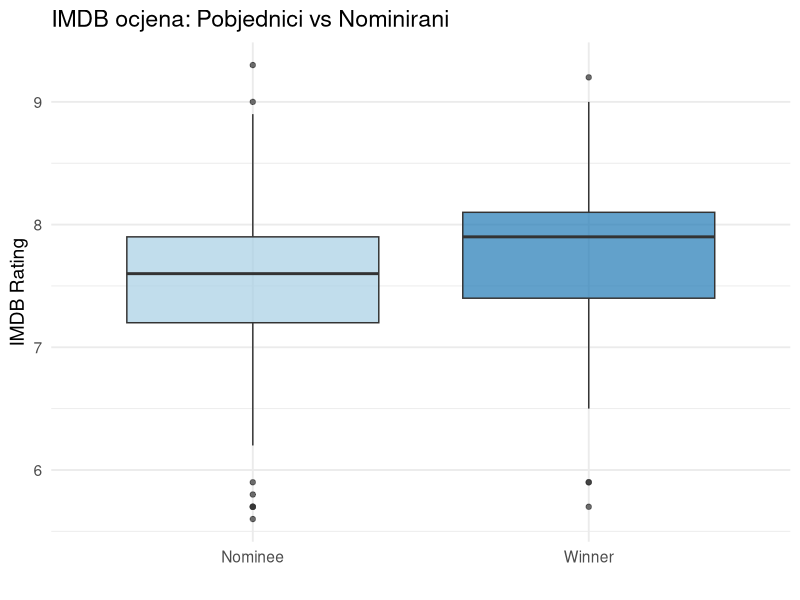
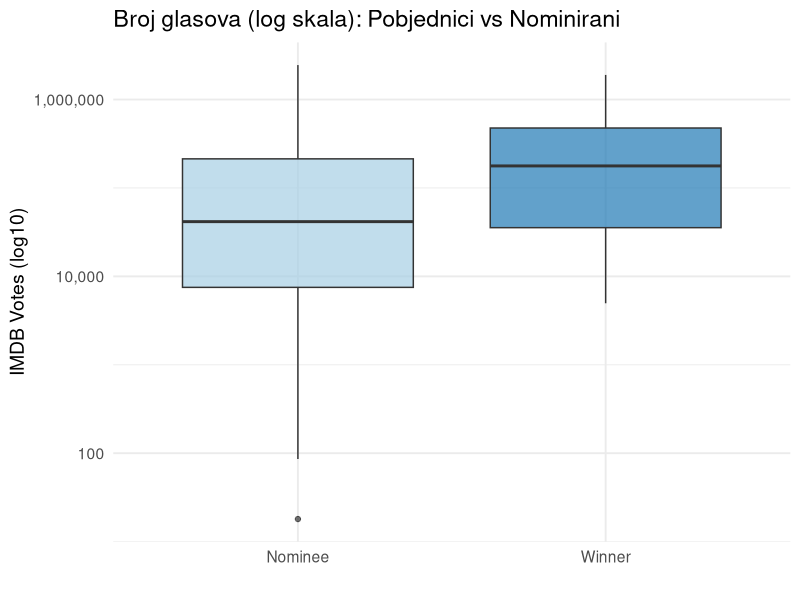
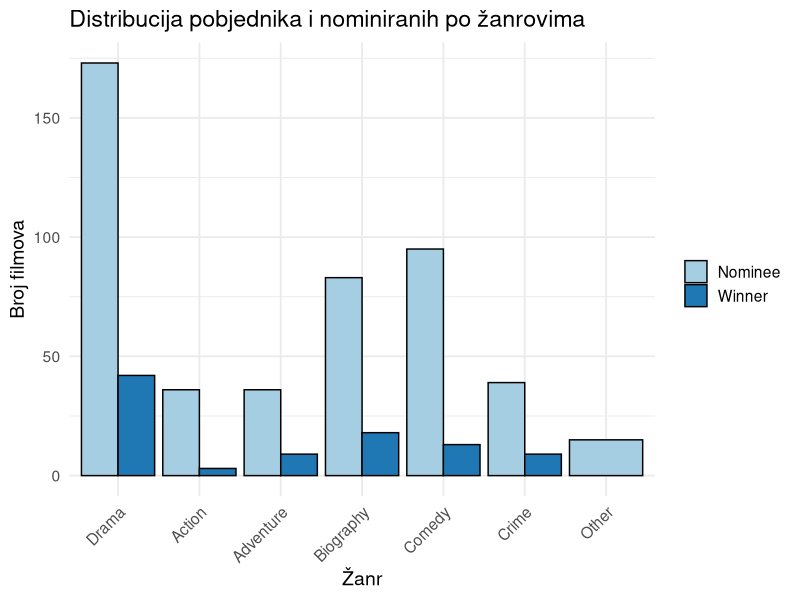
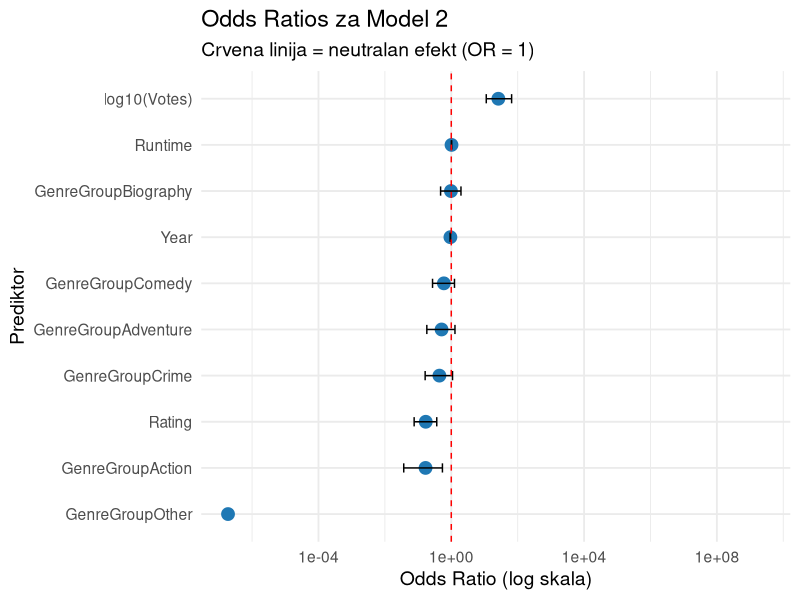
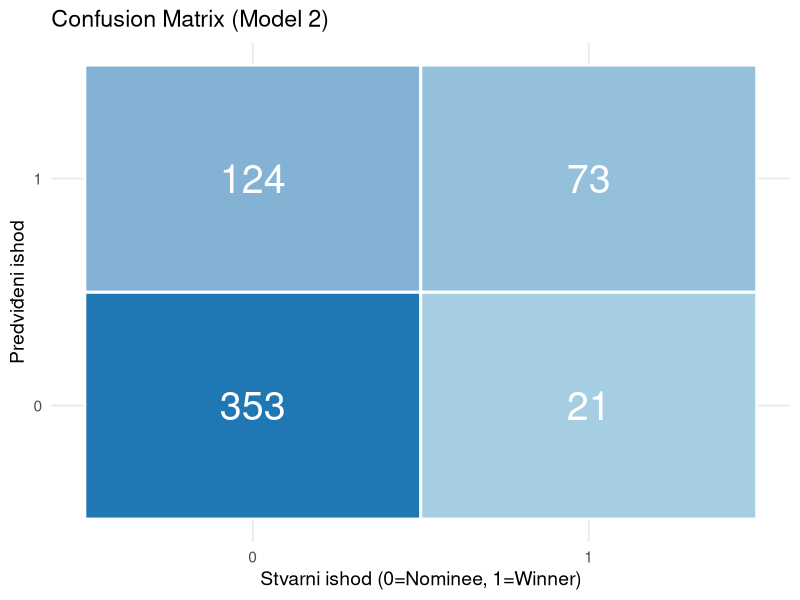
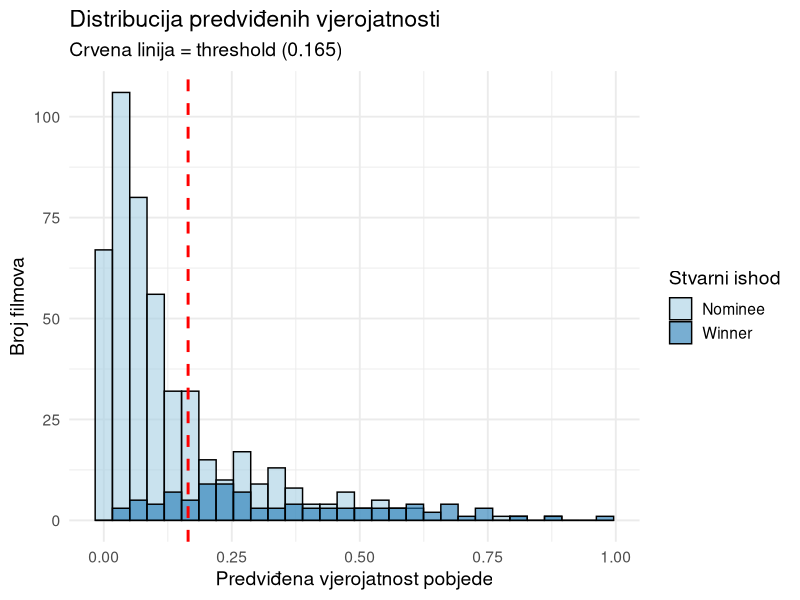

The R script that drew these images, in order:
## ---- chunk 1
library(dplyr)
library(readr)
library(tidyr)
library(ggplot2)
library(scales)

knitr::opts_chunk$set(echo = TRUE, warning = FALSE, message = FALSE)
## ---- chunk 2
data <- read.csv("oscars_dataset.csv", sep=";")

# Kreiranje binarne varijable ishoda
# IsWinner = 1 (pobjednik), IsWinner = 0 (nominiran bez pobjede)
data$IsWinner <- ifelse(data$Award == "Winner", 1, 0)

# Čišćenje i pretvaranje varijabli
data$Rating <- as.numeric(data$IMDB.Rating)
data$Votes <- as.numeric(gsub(",", "", data$IMDB.Votes))
data$Runtime <- as.numeric(data$Movie.Time)
data$Year <- as.numeric(data$Year.of.Release)

# Grupiranje rijetkih žanrova
common_genres <- c("Action", "Adventure", "Biography", 
                   "Comedy", "Crime", "Drama")
data$GenreGroup <- ifelse(data$Main.Genre %in% common_genres,
                          data$Main.Genre, "Other")
data$GenreGroup <- factor(data$GenreGroup, 
                          levels = c("Drama", "Action", "Adventure", 
                                     "Biography", "Comedy", "Crime", "Other"))
## ---- chunk 3
model_data <- data %>%
  dplyr::select(IsWinner, Rating, Votes, Runtime, Year, GenreGroup) %>%
  na.omit()

cat("Broj filmova u analizi:", nrow(model_data), "\n")
cat("Broj pobjednika:", sum(model_data$IsWinner), "\n")
cat("Broj nominiranih (bez pobjede):", sum(model_data$IsWinner == 0), "\n")
## ---- chunk 4
cat("Pobjednici - Mean:", 
    mean(model_data$Rating[model_data$IsWinner == 1]), "\n")
cat("Nominirani - Mean:", 
    mean(model_data$Rating[model_data$IsWinner == 0]), "\n")

t_rating <- t.test(Rating ~ IsWinner, data = model_data)
print(t_rating)
## ---- chunk 5
ggplot(model_data, aes(x = factor(IsWinner, labels = c("Nominee", "Winner")), 
                       y = Rating, fill = factor(IsWinner))) +
  geom_boxplot(alpha = 0.7) +
  scale_fill_manual(values = c("0" = "#a6cee3", "1" = "#1f78b4")) +
  theme_minimal(base_size = 14) +
  labs(title = "IMDB ocjena: Pobjednici vs Nominirani",
       x = "", y = "IMDB Rating") +
  theme(legend.position = "none")
## ---- chunk 6
cat("Pobjednici - Median votes:", 
    median(model_data$Votes[model_data$IsWinner == 1]), "\n")
cat("Nominirani - Median votes:", 
    median(model_data$Votes[model_data$IsWinner == 0]), "\n")

wilcox_votes <- wilcox.test(Votes ~ IsWinner, data = model_data)
print(wilcox_votes)
## ---- chunk 7
ggplot(model_data, aes(x = factor(IsWinner, labels = c("Nominee", "Winner")), 
                       y = Votes, fill = factor(IsWinner))) +
  geom_boxplot(alpha = 0.7) +
  scale_y_log10(labels = comma) +
  scale_fill_manual(values = c("0" = "#a6cee3", "1" = "#1f78b4")) +
  theme_minimal(base_size = 14) +
  labs(title = "Broj glasova (log skala): Pobjednici vs Nominirani",
       x = "", y = "IMDB Votes (log10)") +
  theme(legend.position = "none")
## ---- chunk 8
cat("Pobjednici - Mean runtime:", 
    mean(model_data$Runtime[model_data$IsWinner == 1]), "\n")
cat("Nominirani - Mean runtime:", 
    mean(model_data$Runtime[model_data$IsWinner == 0]), "\n")

t_runtime <- t.test(Runtime ~ IsWinner, data = model_data)
print(t_runtime)
## ---- chunk 9
genre_winner_table <- table(model_data$GenreGroup, model_data$IsWinner)
addmargins(genre_winner_table)

chisq_genre <- chisq.test(genre_winner_table)
print(chisq_genre)
## ---- chunk 10
genre_plot_data <- model_data %>%
  group_by(GenreGroup, IsWinner) %>%
  summarise(Count = n(), .groups = "drop") %>%
  mutate(Outcome = ifelse(IsWinner == 1, "Winner", "Nominee"))

ggplot(genre_plot_data, aes(x = GenreGroup, y = Count, fill = Outcome)) +
  geom_bar(stat = "identity", position = "dodge", color = "black") +
  scale_fill_manual(values = c("Winner" = "#1f78b4", "Nominee" = "#a6cee3")) +
  theme_minimal(base_size = 14) +
  labs(title = "Distribucija pobjednika i nominiranih po žanrovima",
       x = "Žanr", y = "Broj filmova", fill = "") +
  theme(axis.text.x = element_text(angle = 45, hjust = 1))
## ---- chunk 11
model1 <- glm(IsWinner ~ Rating, 
              data = model_data, 
              family = binomial(link = "logit"))

summary(model1)
## ---- chunk 12
null_model <- glm(IsWinner ~ 1, data = model_data, family = binomial)
ll_null <- logLik(null_model)
ll_model1 <- logLik(model1)
mcfadden_r2_m1 <- 1 - (ll_model1 / ll_null)

cat("McFadden's Pseudo R²:", round(as.numeric(mcfadden_r2_m1), 4), "\n")
## ---- chunk 13
model2 <- glm(IsWinner ~ Rating + log10(Votes) + Runtime + Year + GenreGroup, 
              data = model_data, 
              family = binomial(link = "logit"))

summary(model2)
## ---- chunk 14
ll_model2 <- logLik(model2)
mcfadden_r2_m2 <- 1 - (ll_model2 / ll_null)

cat("McFadden's Pseudo R²:", round(as.numeric(mcfadden_r2_m2), 4), "\n")
## ---- chunk 15
LR_full <- -2 * (as.numeric(ll_null) - as.numeric(ll_model2))
df_full <- length(coef(model2)) - 1
p_value_full <- pchisq(LR_full, df = df_full, lower.tail = FALSE)

cat("H0: Svi regresori su redundantni\n")
cat("H1: Barem jedan regresor nije redundantan\n\n")
cat("LR statistika:", round(LR_full, 2), "\n")
cat("Stupnjevi slobode:", df_full, "\n")
cat("p-vrijednost:", format.pval(p_value_full, digits = 3), "\n")
## ---- chunk 16
LR_comparison <- -2 * (as.numeric(ll_model1) - as.numeric(ll_model2))
df_comparison <- length(coef(model2)) - length(coef(model1))
p_value_comparison <- pchisq(LR_comparison, df = df_comparison, lower.tail = FALSE)

cat("LR statistika:", round(LR_comparison, 2), "\n")
cat("Stupnjevi slobode:", df_comparison, "\n")
cat("p-vrijednost:", format.pval(p_value_comparison, digits = 3), "\n")
## ---- chunk 17
odds_ratios <- exp(coef(model2))
conf_int <- exp(confint(model2, quiet = TRUE))

odds_table <- data.frame(
  Predictor = names(odds_ratios),
  OddsRatio = odds_ratios,
  CI_Lower = conf_int[, 1],
  CI_Upper = conf_int[, 2]
)
rownames(odds_table) <- NULL

print(odds_table, digits = 3)
## ---- chunk 18
odds_plot_data <- odds_table[-1, ]

ggplot(odds_plot_data, aes(x = OddsRatio, y = reorder(Predictor, OddsRatio))) +
  geom_point(size = 4, color = "#1f78b4") +
  geom_errorbarh(aes(xmin = CI_Lower, xmax = CI_Upper), height = 0.2) +
  geom_vline(xintercept = 1, linetype = "dashed", color = "red") +
  theme_minimal(base_size = 14) +
  labs(title = "Odds Ratios za Model 2",
       subtitle = "Crvena linija = neutralan efekt (OR = 1)",
       x = "Odds Ratio (log skala)", 
       y = "Prediktor") +
  scale_x_log10()
## ---- chunk 19
predicted_probs <- predict(model2, type = "response")

# Threshold postavljen na proporciju pobjednika u uzorku
threshold <- sum(model_data$IsWinner) / nrow(model_data)
cat("Odabrani threshold:", round(threshold, 3), "\n")

predicted_class <- ifelse(predicted_probs >= threshold, 1, 0)

conf_matrix <- table(Predicted = predicted_class, Actual = model_data$IsWinner)
print(conf_matrix)
## ---- chunk 20
TP <- conf_matrix[2, 2]  # True Positive
TN <- conf_matrix[1, 1]  # True Negative
FP <- conf_matrix[2, 1]  # False Positive
FN <- conf_matrix[1, 2]  # False Negative

accuracy <- (TP + TN) / sum(conf_matrix)
precision <- TP / (TP + FP)
recall <- TP / (TP + FN)
f1 <- 2 * (precision * recall) / (precision + recall)

cat("Accuracy:  ", round(accuracy, 4), 
    " - postotak točnih predikcija\n")
cat("Precision: ", round(precision, 4), 
    " - od predviđenih pobjednika, koliko je stvarno pobijedilo\n")
cat("Recall:    ", round(recall, 4), 
    " - koliko stvarnih pobjednika uspijemo detektirati\n")
cat("F1 Score:  ", round(f1, 4), 
    " - harmonijska sredina precision i recall\n")
## ---- chunk 21
conf_df <- as.data.frame(conf_matrix)
colnames(conf_df) <- c("Predicted", "Actual", "Freq")

ggplot(conf_df, aes(x = Actual, y = Predicted, fill = Freq)) +
  geom_tile(color = "white", linewidth = 1) +
  geom_text(aes(label = Freq), size = 10, color = "white") +
  scale_fill_gradient(low = "#a6cee3", high = "#1f78b4") +
  theme_minimal(base_size = 14) +
  labs(title = "Confusion Matrix (Model 2)",
       x = "Stvarni ishod (0=Nominee, 1=Winner)", 
       y = "Predviđeni ishod") +
  theme(legend.position = "none")
## ---- chunk 22
pred_df <- data.frame(
  Probability = predicted_probs,
  Actual = factor(model_data$IsWinner, 
                  levels = c(0, 1), 
                  labels = c("Nominee", "Winner"))
)

ggplot(pred_df, aes(x = Probability, fill = Actual)) +
  geom_histogram(position = "identity", alpha = 0.6, bins = 30, color = "black") +
  geom_vline(xintercept = threshold, linetype = "dashed", 
             color = "red", linewidth = 1) +
  scale_fill_manual(values = c("Nominee" = "#a6cee3", "Winner" = "#1f78b4")) +
  theme_minimal(base_size = 14) +
  labs(title = "Distribucija predviđenih vjerojatnosti",
       subtitle = paste0("Crvena linija = threshold (", 
                         round(threshold, 3), ")"),
       x = "Predviđena vjerojatnost pobjede", 
       y = "Broj filmova",
       fill = "Stvarni ishod")
